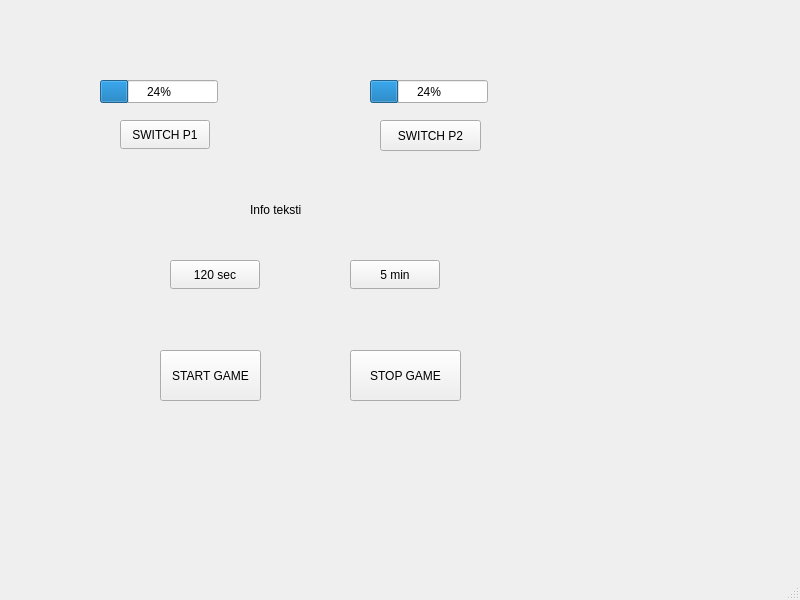
<?xml version="1.0" encoding="UTF-8"?>
<ui version="4.0">
 <class>MainWindow</class>
 <widget class="QMainWindow" name="MainWindow">
  <property name="geometry">
   <rect>
    <x>0</x>
    <y>0</y>
    <width>800</width>
    <height>600</height>
   </rect>
  </property>
  <property name="windowTitle">
   <string>MainWindow</string>
  </property>
  <widget class="QWidget" name="centralwidget">
   <widget class="QPushButton" name="startButton">
    <property name="geometry">
     <rect>
      <x>160</x>
      <y>350</y>
      <width>101</width>
      <height>51</height>
     </rect>
    </property>
    <property name="text">
     <string>START GAME</string>
    </property>
   </widget>
   <widget class="QPushButton" name="stopButton">
    <property name="geometry">
     <rect>
      <x>350</x>
      <y>350</y>
      <width>111</width>
      <height>51</height>
     </rect>
    </property>
    <property name="text">
     <string>STOP GAME</string>
    </property>
   </widget>
   <widget class="QPushButton" name="p1Button">
    <property name="geometry">
     <rect>
      <x>120</x>
      <y>120</y>
      <width>90</width>
      <height>29</height>
     </rect>
    </property>
    <property name="text">
     <string>SWITCH P1</string>
    </property>
   </widget>
   <widget class="QPushButton" name="p2Button">
    <property name="geometry">
     <rect>
      <x>380</x>
      <y>120</y>
      <width>101</width>
      <height>31</height>
     </rect>
    </property>
    <property name="text">
     <string>SWITCH P2</string>
    </property>
   </widget>
   <widget class="QPushButton" name="button120">
    <property name="geometry">
     <rect>
      <x>170</x>
      <y>260</y>
      <width>90</width>
      <height>29</height>
     </rect>
    </property>
    <property name="text">
     <string>120 sec</string>
    </property>
   </widget>
   <widget class="QPushButton" name="button300">
    <property name="geometry">
     <rect>
      <x>350</x>
      <y>260</y>
      <width>90</width>
      <height>29</height>
     </rect>
    </property>
    <property name="text">
     <string>5 min</string>
    </property>
   </widget>
   <widget class="QProgressBar" name="progressBar1">
    <property name="geometry">
     <rect>
      <x>100</x>
      <y>80</y>
      <width>118</width>
      <height>23</height>
     </rect>
    </property>
    <property name="value">
     <number>24</number>
    </property>
   </widget>
   <widget class="QProgressBar" name="progressBar2">
    <property name="geometry">
     <rect>
      <x>370</x>
      <y>80</y>
      <width>118</width>
      <height>23</height>
     </rect>
    </property>
    <property name="value">
     <number>24</number>
    </property>
   </widget>
   <widget class="QLabel" name="label">
    <property name="geometry">
     <rect>
      <x>250</x>
      <y>200</y>
      <width>91</width>
      <height>20</height>
     </rect>
    </property>
    <property name="text">
     <string>Info teksti</string>
    </property>
   </widget>
  </widget>
  <widget class="QMenuBar" name="menubar">
   <property name="geometry">
    <rect>
     <x>0</x>
     <y>0</y>
     <width>800</width>
     <height>25</height>
    </rect>
   </property>
  </widget>
  <widget class="QStatusBar" name="statusbar"/>
 </widget>
 <resources/>
 <connections/>
</ui>
